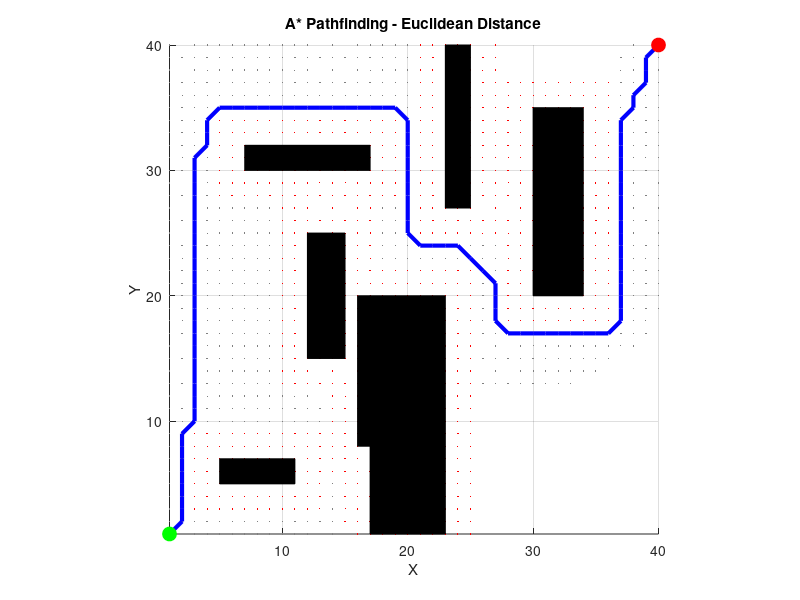

This chart was generated by the following MATLAB code:
function A_star_pathfinding
    tic
    % Environment size
    MAX_ROWS = 40;
    MAX_COLS = 40;
    TOTAL_NODES = MAX_ROWS * MAX_COLS;
    LARGE_VALUE = 9999;

    % Start and goal positions
    startX = 1; startY = 1;
    goalX = 40; goalY = 40;

    % Obstacles [x1, y1, width, height]
    obstaclesrec = {[5,5,6,2],[12,15,3,10],[16,8,1,12],[30,20,4,15],[17,1,6,19],[7,30,10,2],[23,27,2,13]};

    % Define object size
    objectSize = 4; % Considering an object of 4*4

    % Perform A* search and receive parents array for path plotting
    [parents, searchArea] = aStarSearch(startX, startY, goalX, goalY, MAX_COLS, MAX_ROWS, TOTAL_NODES, LARGE_VALUE, obstaclesrec);
    toc

    % Plot the environment, obstacles, and the path
    plotEnvironmentAndPath(parents, searchArea, startX, startY, goalX, goalY, MAX_COLS, obstaclesrec, objectSize);
end

function idx = xyToIndex(x, y, MAX_COLS)
    idx = (y - 1) * MAX_COLS + (x - 1) + 1;
end

function [x, y] = indexToXY(idx, MAX_COLS)
    x = mod(idx - 1, MAX_COLS) + 1;
    y = floor((idx - 1) / MAX_COLS) + 1;
end

function distance = calculateDistance(x1, y1, x2, y2)
    distance = sqrt((x1 - x2)^2 + (y1 - y2)^2);
end

% When not considering obstacle expansion
% function isValid = isValidPosition(x, y, MAX_COLS, MAX_ROWS, obstaclesrec)
%     isValid = x >= 1 && x <= MAX_COLS && y >= 1 && y <= MAX_ROWS;
%     for i = 1:length(obstaclesrec)
%         obstacle = obstaclesrec{i};
%         if x >= obstacle(1) && x <= obstacle(1) + obstacle(3) && ...
%            y >= obstacle(2) && y <= obstacle(2) + obstacle(4)
%             isValid = false;
%             break;
%         end
%     end
% end

function isValid = isValidPosition(x, y, MAX_COLS, MAX_ROWS, obstaclesrec)
    isValid = x >= 1 && x <= MAX_COLS && y >= 1 && y <= MAX_ROWS;
    expansion = 2; % Expand obstacle area by 2 nodes on each side

    for i = 1:length(obstaclesrec)
        obstacle = obstaclesrec{i};
        % Adjust obstacle coordinates to include the expansion
        obstacleExpanded = [obstacle(1) - expansion, obstacle(2) - expansion, ...
                            obstacle(3) + 2*expansion, obstacle(4) + 2*expansion];

        if x >= obstacleExpanded(1) && x <= obstacleExpanded(1) + obstacleExpanded(3) && ...
           y >= obstacleExpanded(2) && y <= obstacleExpanded(2) + obstacleExpanded(4)
            isValid = false;
            break;
        end
    end
end

function [openList, closedList, g, h, f, parents] = initializeGrid(TOTAL_NODES, LARGE_VALUE)
    openList = false(1, TOTAL_NODES);
    closedList = false(1, TOTAL_NODES);
    g = ones(1, TOTAL_NODES) * LARGE_VALUE;
    h = ones(1, TOTAL_NODES) * LARGE_VALUE;
    f = ones(1, TOTAL_NODES) * LARGE_VALUE;
    parents = -ones(1, TOTAL_NODES);
end

function [parents, searchArea] = aStarSearch(startX, startY, goalX, goalY, MAX_COLS, MAX_ROWS, TOTAL_NODES, LARGE_VALUE, obstaclesrec)
    [openList, closedList, g, h, f, parents] = initializeGrid(TOTAL_NODES, LARGE_VALUE);

    searchArea = false(1, TOTAL_NODES); % Initialize search area tracking
    
    startIdx = xyToIndex(startX, startY, MAX_COLS);
    goalIdx = xyToIndex(goalX, goalY, MAX_COLS);
    g(startIdx) = 0;
    h(startIdx) = calculateDistance(startX, startY, goalX, goalY);
    f(startIdx) = h(startIdx);
    openList(startIdx) = true;

    while true
        currentIdx = -1;
        minF = LARGE_VALUE;
        for i = 1:TOTAL_NODES
            if openList(i) && f(i) < minF
                minF = f(i);
                currentIdx = i;
            end
        end

        if currentIdx == -1
            disp('Path not found.');
            return;
        end

        if currentIdx == goalIdx
            return; % Parents array will be used for path reconstruction
        end

        openList(currentIdx) = false;
        closedList(currentIdx) = true;

        [currentX, currentY] = indexToXY(currentIdx, MAX_COLS);

        for dx = -1:1
            for dy = -1:1
                if dx == 0 && dy == 0, continue; end

                newX = currentX + dx;
                newY = currentY + dy;
                if ~isValidPosition(newX, newY, MAX_COLS, MAX_ROWS, obstaclesrec), continue; end

                neighborIdx = xyToIndex(newX, newY, MAX_COLS);
                if closedList(neighborIdx), continue; end

                tentativeG = g(currentIdx) + calculateDistance(currentX, currentY, newX, newY);
                if ~openList(neighborIdx) || tentativeG < g(neighborIdx)
                    parents(neighborIdx) = currentIdx;
                    g(neighborIdx) = tentativeG;
                    h(neighborIdx) = calculateDistance(newX, newY, goalX, goalY);
                    f(neighborIdx) = g(neighborIdx) + h(neighborIdx);
                    openList(neighborIdx) = true;
                    searchArea(neighborIdx) = true; % Mark node as part of the search area
                end
            end
        end
    end
    return; % Return both parents and searchArea for plotting
end

function plotEnvironmentAndPath(parents, searchArea, startX, startY, goalX, goalY, MAX_COLS, obstaclesrec, objectSize)
    [pathX, pathY, totalPathDistance] = reconstructPath(parents, goalX, goalY, startX, startY, MAX_COLS);

    figure; hold on; axis equal; grid on; axis([1 40 1 40]);
    title('A* Pathfinding - Euclidean Distance'); xlabel('X'); ylabel('Y');

    % Convert searchArea into (x, y) coordinates for plotting
    [searchY, searchX] = find(searchArea);
    for i = 1:length(searchX)
        [x, y] = indexToXY(searchX(i), MAX_COLS);
        plot(x, y, '.', 'MarkerEdgeColor', [0.5 0.5 0.5], 'MarkerSize', 1);
    end

    % Plot expanded obstacles
    for i = 1:length(obstaclesrec)
            rect = obstaclesrec{i};
            % Calculate the center of the rectangle for plotting
            centerX = rect(1) + rect(3)/2;
            centerY = rect(2) + rect(4)/2;
            expansion = floor(objectSize/2);
            % Calculate expanded rectangle parameters
            expandedX = centerX - (rect(3)/2 + expansion);
            expandedY = centerY - (rect(4)/2 + expansion);
            expandedWidth = rect(3) + 2*expansion;
            expandedHeight = rect(4) + 2*expansion;
            % Plot a rectangle or use a scatter plot if you want to match the searched area style more closely
            % Here we use scatter for individual points to closely mimic the 'yo' marker style but in light blue
            [X, Y] = meshgrid(expandedX:expandedX+expandedWidth, expandedY:expandedY+expandedHeight);
            scatter(X(:), Y(:), 'MarkerEdgeColor', [1, 0, 0], 'Marker', '.', 'SizeData', 10); % Light blue color
            hold on;
    end
    
    % Plot obstacles
    for i = 1:length(obstaclesrec)
        obstacle = obstaclesrec{i};
        rectangle('Position', [obstacle(1), obstacle(2), obstacle(3), obstacle(4)], 'FaceColor', [0 0 0]); % black color
    end
    
    % Plot path
    plot(pathX, pathY, 'b-', 'LineWidth', 3);
    
    % Plot start and goal points
    plot(startX, startY, 'go', 'MarkerSize', 10, 'MarkerFaceColor', [0 1 0]); % green color
    plot(goalX, goalY, 'ro', 'MarkerSize', 10, 'MarkerFaceColor', [1 0 0]); % red color

    fprintf('Total path distance: %.2f units\n', totalPathDistance);
    
    hold off;
end

function [pathX, pathY, totalPathDistance] = reconstructPath(parents, goalX, goalY, startX, startY, MAX_COLS)
    idx = xyToIndex(goalX, goalY, MAX_COLS);
    pathX = goalX; % Initialize with the goal position
    pathY = goalY; % Initialize with the goal position
    totalPathDistance = 0; % Initialize total path distance
    
    while parents(idx) ~= -1
        nextIdx = parents(idx);
        [nextX, nextY] = indexToXY(nextIdx, MAX_COLS);
        
        % Determine if the movement is diagonal or orthogonal by comparing X and Y differences
        if abs(nextX - pathX(1)) == 1 && abs(nextY - pathY(1)) == 1
            totalPathDistance = totalPathDistance + sqrt(2); % Diagonal movement
        else
            totalPathDistance = totalPathDistance + 1; % Orthogonal movement
        end
        
        % Prepend the new position to the path
        pathX = [nextX, pathX];
        pathY = [nextY, pathY];
        
        idx = nextIdx; % Move to the next node in the path
    end
    
    % No need to add the start position to the beginning
    % because we start from the goal
end